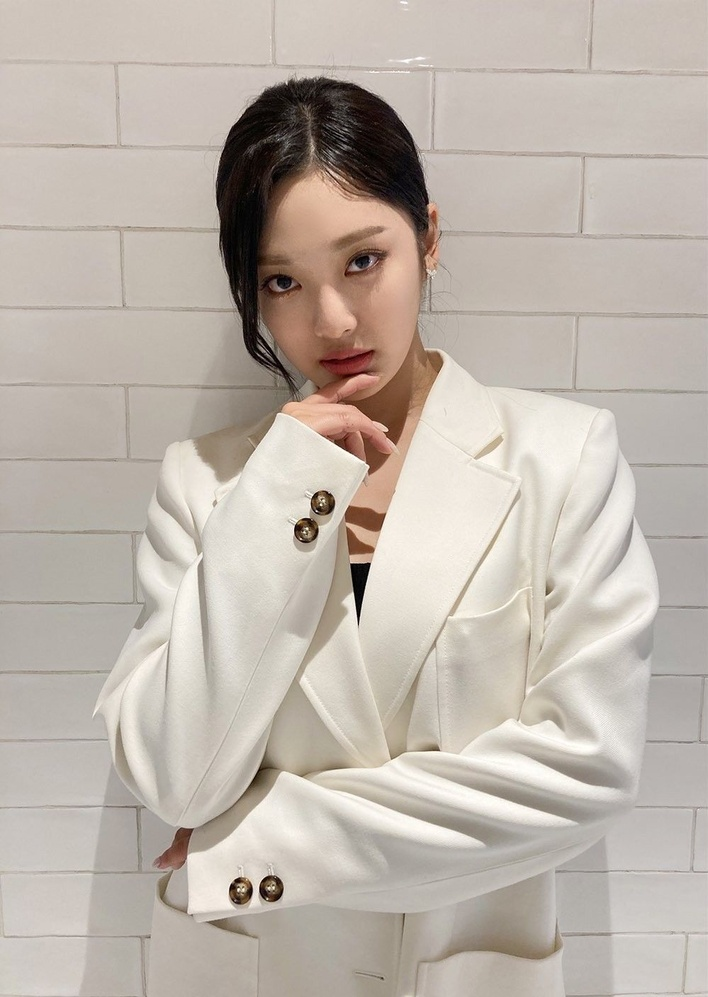
#> input picture ningning.jpeg, 708 x 997 px, shrunk from 999 x 1408 before the run
$ python with_image.py
#> lines starting #> are read from the running program, lines starting #| are printed output that depends on the picture; after the words box and inside, x2 and y2 are one past the last pixel; in counts of white or black regions, pixels touching at a corner belong together
# import library
import cv2

# pre trained algortithm
trained_face_data = cv2.CascadeClassifier('haarcascade_frontalface_default.xml')

# import image
img = cv2.imread('ningning.jpeg')
#> img is the input picture: shape (997, 708, 3); mean B, G, R 171.2, 180.5, 190.1

# grayscaled the image
grayscaled_img = cv2.cvtColor(img, cv2.COLOR_BGR2GRAY)
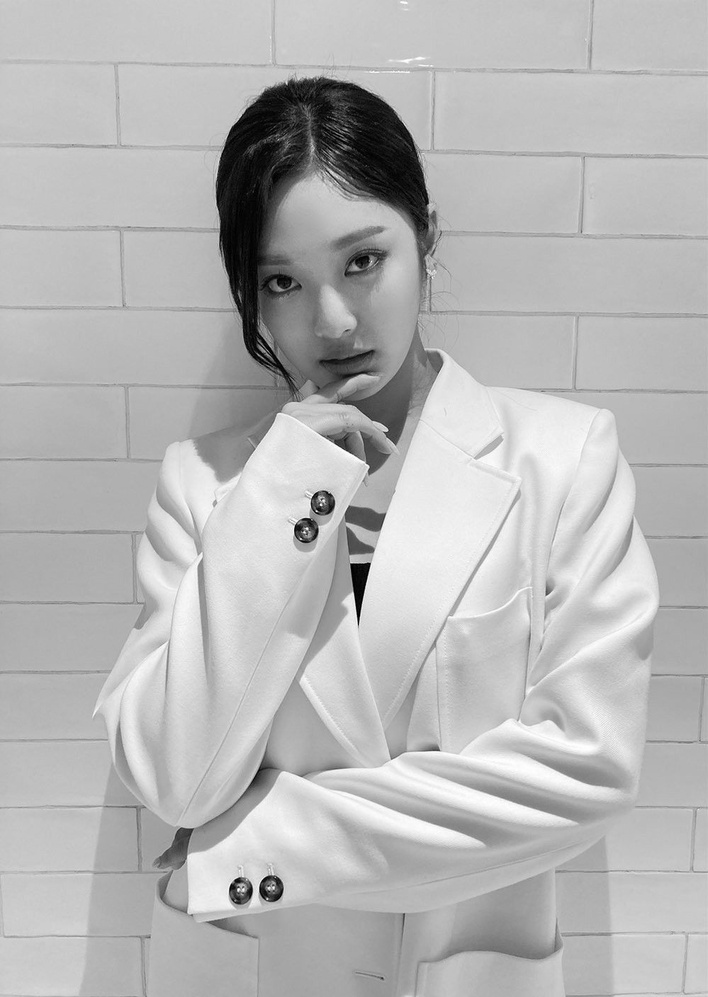
#> grayscaled_img: shape (997, 708); min 0, max 254, mean 182.3
# coordinates
face_coordinates = trained_face_data.detectMultiScale(grayscaled_img)
#> face_coordinates = [[223, 191, 222, 222]]
# draw rectangle
for (x, y, w, h) in face_coordinates:
    cv2.rectangle(img, (x, y), (x+w, y+h), (0, 255, 0), 5)
#> this loop made 1 pass
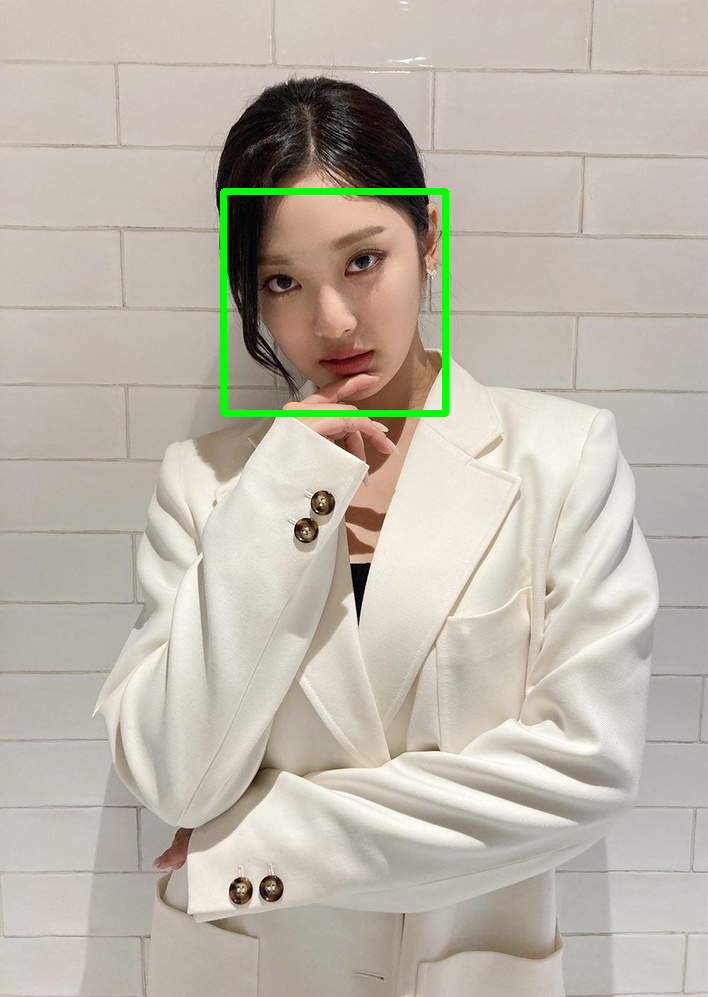
#> img: shape (997, 708, 3); 0.88% of pixels changed, all inside (x1, y1, x2, y2) = (220, 188, 449, 417)
# show result
cv2.imshow('Face Tracker', img)
cv2.waitKey()

print ("Process Completed")
